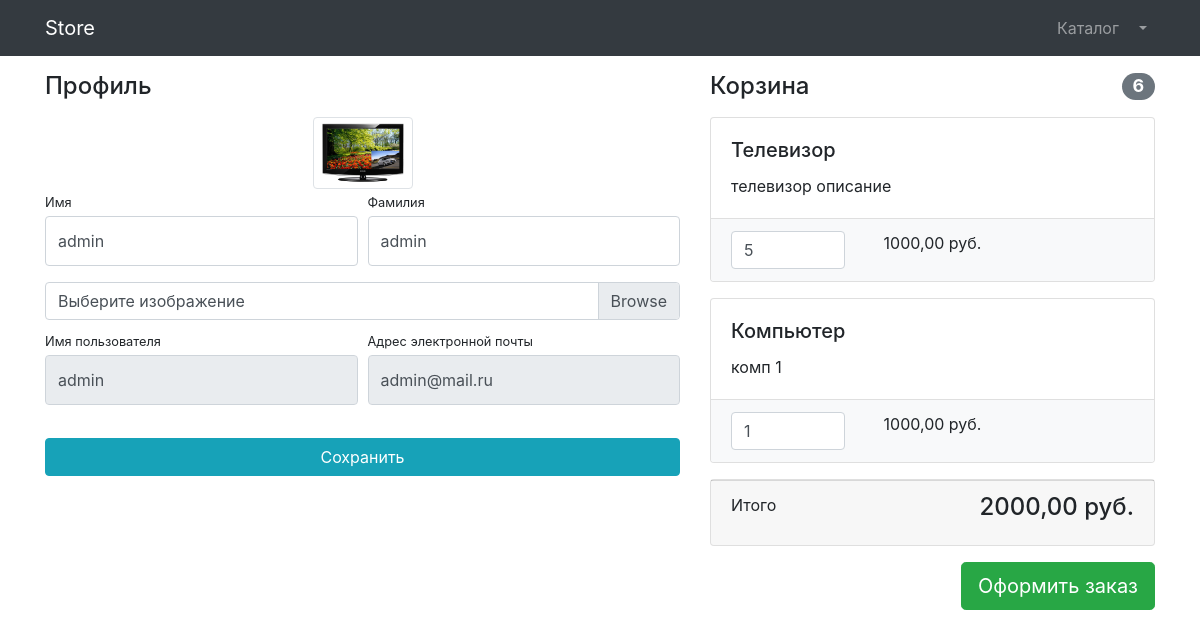
/users/profile/ (signed in), run on the app's committed database.
### users/models.py (models this page shows)
class CustomUser(AbstractUser):
    image = models.ImageField(upload_to='user_images', null=True, blank=True)
    class Meta:
        db_table = 'CustomUser'
        verbose_name = 'Пользователь'
        verbose_name_plural = 'Пользователи'

### basket/models.py (models this page shows, shortened)
class Basket(models.Model):
    user = models.ForeignKey(CustomUser, on_delete=models.CASCADE)
    product = models.ForeignKey(Product, on_delete=models.CASCADE)
    quantity = models.PositiveIntegerField(default=0)
    create_timestamp = models.DateTimeField(auto_now_add=True)
    objects = BasketQuerySet.as_manager()
    def sum(self):
        return self.product.price * self.quantity
    class Meta:
        db_table = 'Basket'
        verbose_name = 'Корзина'
        verbose_name_plural = 'Корзины'

### prostoapp/models.py (models this page shows, shortened)
class Product(models.Model):
    name = models.CharField(max_length=256, verbose_name='Наименование')
    description = models.TextField(verbose_name='Описание')
    price = models.DecimalField(max_digits=8, decimal_places=2, verbose_name='Цена')
    quantity = models.PositiveIntegerField(default=0, verbose_name='Наличие')
    image = models.ImageField(upload_to='products_images', verbose_name='Картинка')
    category = models.ForeignKey(to=ProductCategory, on_delete=models.CASCADE, verbose_name='Категория')
    class Meta:
        verbose_name = 'Продукт'
        verbose_name_plural = 'Продукты'

### users/views.py (the view)
# urls.py: path('profile/', profile, name='profile'),
@login_required  # не авторизованного user перенаправит на LOGIN_URL
def profile(request):
    if request.method == 'POST':
        form = UserProfileForm(
            instance=request.user,
            data=request.POST,
            files=request.FILES  # Для сохранения изображения
            )
        if form.is_valid():
            form.save()
            return HttpResponseRedirect(reverse('users:profile'))
        else:
            print(form.errors)
    else:
        form = UserProfileForm(instance=request.user)
    context = {
        'form': form,
        'baskets': Basket.objects.filter(user=request.user),
    }
    return render(request, 'users/profile.html', context)

### users/forms.py
class UserProfileForm(UserChangeForm):
    first_name = forms.CharField(widget=forms.TextInput(attrs={'class': 'form-control py-4'}))
    last_name = forms.CharField(widget=forms.TextInput(attrs={'class': 'form-control py-4'}))
    image = forms.ImageField(widget=forms.FileInput(attrs={'class': 'custom-file-input'}), required=False)
    username = forms.CharField(widget=forms.TextInput(attrs={'class': 'form-control py-4', 'readonly': True}))
    email = forms.CharField(widget=forms.TextInput(attrs={'class': 'form-control py-4', 'readonly': True}))
    class Meta:
        model = CustomUser
        fields = ['first_name', 'last_name', 'image', 'username', 'email']

### basket/models.py (called while the page is built)
    def total_sum(self):
        return sum(basket.sum() for basket in self)

    def total_quantity(self):
        return sum(basket.quantity for basket in self)

### users/templates/users/profile.html (shortened to what this page needs)
{% extends 'prostoapp/base.html' %}
{% load static %}
{% block css %}
    <link href="{% static 'vendor/css/profile.css' %}" rel="stylesheet">
{% endblock %}
{% block content %}
    <div class="container">
        <div class="row">
            <div class="col-lg-7">
                <h4 class="mt-3 mb-3">Профиль</h4>
                <div class="col-lg-12 text-center">
                    <img width="100" height="100"
                         src="{% if user.image %} {{ user.image.url }} {% else %} {% static 'vendor/img/users/default_avatar.jpg' %} {% endif %}"
                         class="img-thumbnail">
                </div>
                <form method="post" enctype="multipart/form-data">
                    <div class="form-row">
                        <div class="col-lg-6">
                            <div class="form-group">
                                <label class="small mb-1" for="{{ form.first_name.id_for_label }}">Имя</label>
                                {{ form.first_name }}
                            </div>
                        </div>
                        <div class="col-lg-6">
                            <div class="form-group">
                                <label class="small mb-1" for="{{ form.last_name.id_for_label }}">Фамилия</label>
                                {{ form.last_name }}
                            </div>
                        </div>
                    </div>
                    <div class="form-row mb-2">
                        <div class="col-lg-12">
                            <div class="custom-file">
                                <label class="custom-file-label" for="{{ form.image.id_for_label }}">
                                    Выберите изображение
                                </label>
                            </div>
                        </div>
                    </div>
                    <div class="form-row">
                        <div class="col-lg-6">
                            <label class="small mb-1" for="{{ form.username.id_for_label }}">Имя пользователя</label>
                            {{ form.username }}
                        </div>
                        <div class="col-lg-6">
                            <label class="small mb-1" for="{{ form.email.id_for_label }}">
                                Адрес электронной почты
                            </label>
                            {{ form.email }}
                        </div>
                    </div>
                    <div class="form-row">
                        <div class="col-lg-12" style="margin-top: 33px;">
                            <input class="btn btn-info btn-block" type="submit" value="Сохранить">
                        </div>
                    </div>
                </form>
            </div>
            <div class="col-lg-5">
                {% include 'basket/baskets.html' %}
            </div>
        </div>
    </div>
{% endblock %}

### basket/templates/basket/baskets.html (shortened to what this page needs)
{% if baskets %}
    <h4 class="mt-3 mb-3 d-flex justify-content-between align-items-center mb-3">
        Корзина <span class="badge badge-secondary badge-pill">{{ baskets.total_quantity }}</span>
    </h4>
    {% for basket in baskets %}
        <div class="card mb-3">
            <div class="card-body">
                <h5 class="card-title">{{ basket.product.name }}</h5>
                <p class="card-text">{{ basket.product.description }}</p>
            </div>
            <ul class="list-group list-group-flush">
                <li class="list-group-item bg-light">
                    <div class="row text-center">
                        <div class="col-lg-4">
                            <input name="basketID" type="number" class="form-control"
                                   value="{{ basket.quantity }}" min="0">
                        </div>
                        <div class="col-lg-4">{{ basket.sum }} руб.</div>
                        <div class="col-lg-4">
                        </div>
                    </div>
                </li>
            </ul>
        </div>
    {% endfor %}
    <div class="card mb-3">
        <div class="card-footer">
            <p class="float-left">Итого</p>
            <h4 class="float-right">{{ baskets.total_sum }} руб.</h4>
        </div>
    </div>
    <a class="btn btn-success btn-lg float-right" href="../orders/checkout_order.html">
        Оформить заказ
    </a>
{% else %}
    <h4 class="mt-3 mb-3 text-center">
        Корзина пуста
    </h4>
{% endif %}

### data on the page
CustomUser: image (picture), first_name "admin", last_name "admin", username "admin", email "admin@mail.ru"
Basket: total_quantity "6", product.name "Телевизор", product.description "телевизор описание", basketID "5", sum "1000,00", total_sum "2000,00"
Basket: product.name "Компьютер", product.description "комп 1", basketID "1", sum "1000,00"
